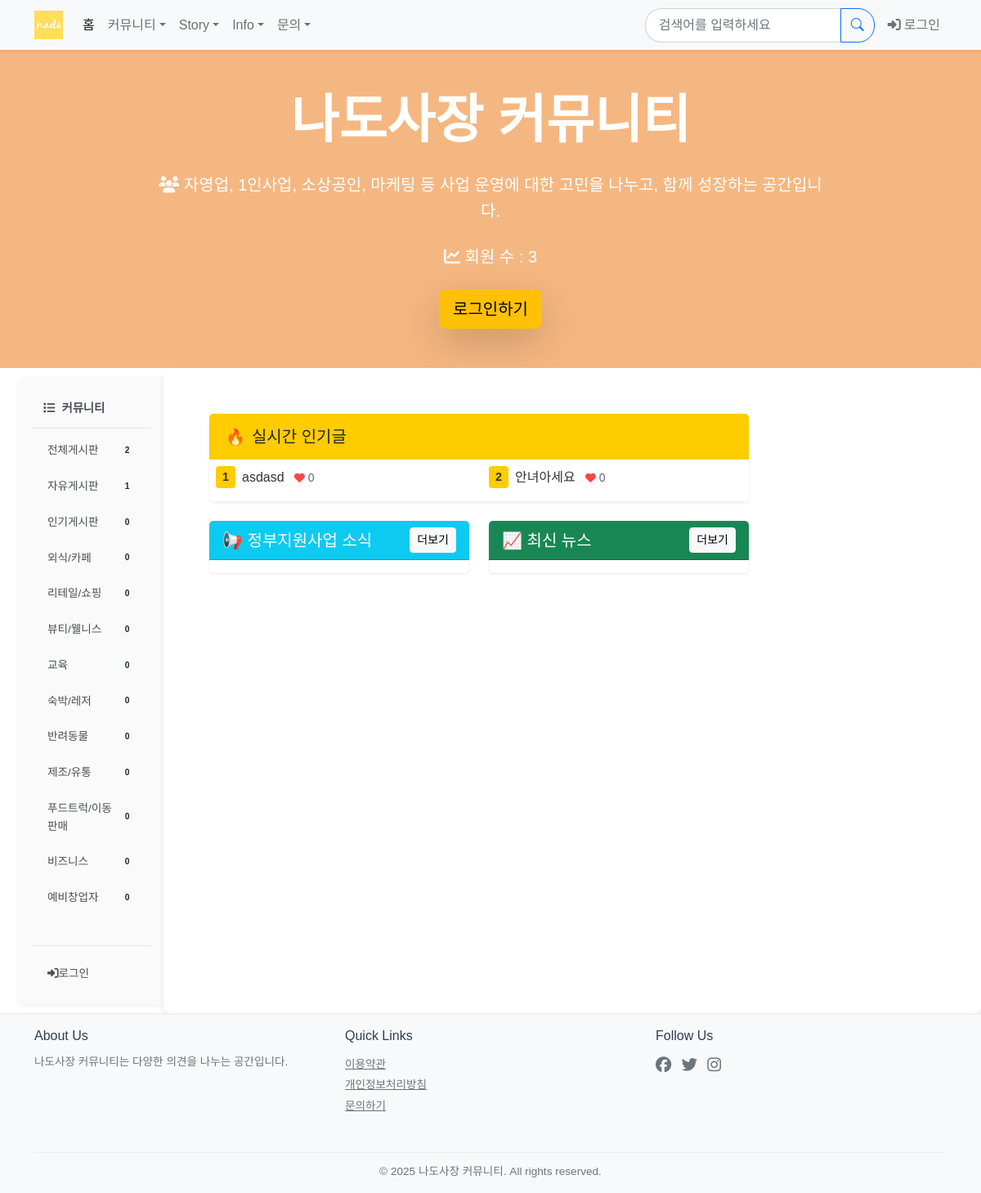
/board/, run on the app's committed database.
### board/models.py (models this page shows, shortened)
class Category(models.Model):
    TYPE_CHOICES = (
        ('board', '글게시판'),
        ('story', '이야기게시판'),
        ('advertise','광고게시판'),
        ('info','정보게시판')
    )
    name = models.CharField(max_length=50, unique=True)
    slug = models.SlugField(max_length=200, unique=True)
    description = models.TextField(blank=True)
    order = models.IntegerField(default=0)
    is_active = models.BooleanField(default=True)
    is_business = models.BooleanField(default=False)  # 사업 분야 대분류에 해당. profile, 회원가입에 사용됨.
    type = models.CharField(max_length=10, choices=TYPE_CHOICES, default='board')
    created_at = models.DateTimeField(auto_now_add=True)

class Question(models.Model):
    category = models.ForeignKey(
        Category,
        on_delete=models.SET_NULL,
        null=True,
        related_name='questions'
    )
    author = models.ForeignKey(settings.AUTH_USER_MODEL, on_delete=models.CASCADE, related_name='author_question')
    subject = models.CharField(max_length=200)
    content = models.TextField()
    modify_date = models.DateTimeField(null=True, blank=True)
    create_date = models.DateTimeField()
    up_voter = models.ManyToManyField(settings.AUTH_USER_MODEL, related_name='question_up_voter',blank=True)
    down_voter = models.ManyToManyField(settings.AUTH_USER_MODEL, related_name='question_down_voter',blank=True)
    is_notice = models.BooleanField(default=False)
    bookmarks = models.ManyToManyField(settings.AUTH_USER_MODEL, related_name='bookmarked_questions', blank=True)
    view_count = models.PositiveIntegerField(default=0)

### board/views/base_views.py (the view)
# urls.py: path('',base_views.index, name = 'index'),
def index(request):
    now = timezone.now()
    active_advertisements = Advertisement.objects.filter(
        status='approved',
        start_date__lte=now,
        end_date__gte=now
    )
    hero_advertisement = active_advertisements.filter(
        main_banner__isnull = False,
        main_poster = True
    ).first()
    main_advertisements = active_advertisements.filter(
        main_banner__isnull=False  # 메인 배너가 있는 광고
    ).exclude(main_poster=True).order_by('order')
    side_advertisements = active_advertisements.filter(
        side_banner__isnull=False  # 사이드 배너가 있는 광고
    ).exclude(main_poster=True).order_by('order')
    hot_posts = Question.objects.annotate(
        voter_count=Count('up_voter')
    ).filter(
        create_date__gte=now - timezone.timedelta(days=31),
        category__type__in=['board', 'story']
    ).order_by('-voter_count')[:10]
    government_news = Question.objects.filter(category__slug = 'gov').order_by('-create_date')[:5]
    context = {
        'hero_advertisement' : hero_advertisement,
        'main_advertisements': main_advertisements,
        'side_advertisements': side_advertisements,
        'hot_posts': hot_posts,
        'government_news' : government_news,
    }
    return render(request, 'board/main.html', context)

### templates/board/main.html (shortened to what this page needs)
{% extends "base.html" %}
{% load board_filter %}
{% block main_head %}
<div class="py-5 text-white" style="background:rgb(245, 183, 129) ;">
    <div class="container">
        <div class="row justify-content-center text-center">
            <div class="col-md-9">
                <h1 class="display-3 fw-bold mb-4">나도사장 커뮤니티</h1>
                <p class="lead mb-4"><i class="fas fa-users"></i> 자영업, 1인사업, 소상공인, 마케팅 등 사업 운영에 대한 고민을 나누고, 함께 성장하는 공간입니다.</p>
                <p class="lead mb-4"><i class="fas fa-chart-line"></i> 회원 수 : {{user_count}}</p>
                {% if user.is_authenticated %}
                <a href="{% url 'board:category_questions' slug='all' %}" class="btn btn-lg btn-warning shadow-lg">전체게시판</a>
                {% else %}
                <a href="{% url 'common:login' %}" class="btn btn-lg btn-warning shadow-lg">로그인하기</a>
                {% endif %}
            </div>
        </div>
    </div>
</div>
{% endblock main_head %}
{% block content %}
<div class="container-fluid">
    <div class="row">
        <div class="col-md-9">
            <div class="row">
                <div class="col-12 mb-4">
                    <div class="card shadow-sm">
                        <div class="card-header text-dark position-relative hot-posts-header">
                            <h5 class="mb-0 d-flex align-items-center">
                                <span class="fire-icon me-2">🔥</span>
                                실시간 인기글
                            </h5>
                        </div>
                        <div class="card-body">
                            <div class="row">
                                {% for post in hot_posts %}
                                <div class="col-md-6">
                                    <div class="d-flex align-items-center mb-2">
                                        <span class="rank-badge me-2">{{ forloop.counter }}</span>
                                        <a href="{% url 'board:detail' post.id %}" class="post-link">
                                            {{ post.subject }}
                                            <small class="like-count ms-2">
                                                <i class="fas fa-heart"></i> {{ post.up_voter.count }}
                                            </small>
                                        </a>
                                    </div>
                                </div>
                                {% endfor %}
                            </div>
                        </div>
                    </div>
                </div>
                <div class="col-md-6 mb-4">
                    <div class="card h-100">
                        <div class="card-header bg-info text-white d-flex justify-content-between align-items-center">
                            <h5 class="mb-0">📢 정부지원사업 소식</h5>
                            <a href="{% url 'board:category_questions' 'gov' %}" class="btn btn-sm btn-light">더보기</a>
                        </div>
                        <div class="card-body">
                        </div>
                    </div>
                </div>
                <div class="col-md-6 mb-4">
                    <div class="card h-100">
                        <div class="card-header bg-success text-white d-flex justify-content-between align-items-center">
                            <h5 class="mb-0">📈 최신 뉴스</h5>
                            <a href="{% url 'board:category_questions' 'gov' %}" class="btn btn-sm btn-light">더보기</a>
                        </div>
                        <div class="card-body">
                        </div>
                    </div>
                </div>
            </div>
        </div>
    </div>
</div>
{% endblock %}

### templates/_sidebar.html
<div class="col-md-2 p-0">
    <div class="sidebar">
        <div class="nav flex-column">
            {% if category or current_type %}
            {% if request.session.last_visited_type %}
            <h6 class="sidebar-heading d-flex align-items-center">
                {% if request.session.last_visited_type == 'board' %}
                    <i class="fas fa-list me-2"></i>커뮤니티
                {% elif request.session.last_visited_type == 'story' %}
                    <i class="fas fa-book me-2"></i>이야기 게시판
                {% elif request.session.last_visited_type == 'advertise' %}
                    <i class="fas fa-ad me-2"></i>광고 게시판
                {% endif %}
            </h6>
            <div class="nav flex-column mb-4">
                {% for cat in categories %}
                    {% if cat.type == request.session.last_visited_type %}
                    <li class="nav-item">
                    <a class="nav-link {% if current_category == cat.slug %}active{% endif %}"
                        href="{% url 'board:category_questions' cat.slug %}">
                        <div class="d-flex justify-content-between align-items-center">
                            <span>{{ cat.name }}</span>
                            <small class="badge rounded-pill bg-light text-dark">
                                {% if cat.slug != 'all' %}
                                {{ cat.questions.count }}
                                {% else %}
                                {{board_Q_count}}
                                {% endif %}
                            </small>
                        </div>
                    </a>
                    </li>
                    {% endif %}
                {% endfor %}
            </div>
            {% endif %}
            {% else %}
            <h6 class="sidebar-heading d-flex align-items-center">
                <i class="fas fa-list me-2"></i>커뮤니티
            </h6>
            <div class="nav flex-column mb-4">
                {% for cat in board_categories %}
                <li class="nav-item">
                    <a class="nav-link" href="{% url 'board:category_questions' cat.slug %}">
                        <div class="d-flex justify-content-between align-items-center">
                            <span>{{ cat.name }}</span>
                            <small class="badge rounded-pill bg-light text-dark">
                                {% if cat.slug != 'all' %}
                                {{ cat.questions.count }}
                                {% else %}
                                {{board_Q_count}}
                                {% endif %}
                            </small>
                        </div>
                    </a>
                </li>
                {% endfor %}
            </div>
            {% endif %}
            <hr class="sidebar-divider">
            {% if user.is_authenticated %}
            <li class="nav-item">
                <a href="{%url 'common:delete_account'%}" class="nav-link text-danger" onclick="return confirm('정말로 회원탈퇴 페이지로 이동하시겠습니까?');">
                    <i class="fas fa-user-times"></i>회원탈퇴
                </a>
            </li>
            <li class="nav-item">
                <a href="{% url 'common:logout'%}" class="nav-link">
                    <i class="fas fa-sign-out-alt"></i> 로그아웃
                </a>
            </li>
            {% else %}
            <li class="nav-item">
                <a href="{% url 'common:login'%}" class="nav-link">
                    <i class="fas fa-sign-in-alt"></i>로그인
                </a>
            </li>
            {% endif %}
        </div>
    </div>
</div>

### data on the page
Category: name "전체게시판", board_Q_count "2"
Category: name "자유게시판", questions.count "1"
Category: name "인기게시판", questions.count "0"
Category: name "외식/카페", questions.count "0"
Category: name "리테일/쇼핑", questions.count "0"
Category: name "뷰티/웰니스", questions.count "0"
Category: name "교육", questions.count "0"
Category: name "숙박/레저", questions.count "0"
Category: name "반려동물", questions.count "0"
Category: name "제조/유통", questions.count "0"
Category: name "푸드트럭/이동판매", questions.count "0"
Category: name "비즈니스", questions.count "0"
Category: name "예비창업자", questions.count "0"
Question: subject "asdasd", up_voter.count "0"
Question: subject "안녀아세요", up_voter.count "0"

### other printed values
{{ user_count }} "3"
